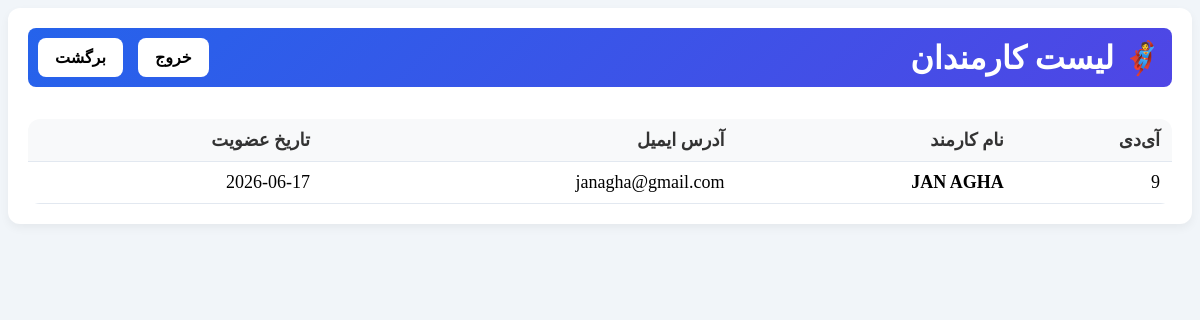
/admin/employe_list.php (signed in), run on the app's committed database.
### tables this page shows
CREATE TABLE `users` (
  `id` int(11) NOT NULL,
  `name` varchar(100) NOT NULL,
  `email` varchar(100) NOT NULL,
  `password` varchar(255) NOT NULL,
  `role` enum('student','admin','teacher','employ') NOT NULL,
  `create_at` date NOT NULL DEFAULT current_timestamp()
);

### admin/employe_list.php (the view, shortened to what this page needs)
<?php
require_once '../db.php';
$list_employe = mysqli_query($conn,"SELECT users.id, users.name ,users.email,users.create_at FROM users WHERE users.role='employ'");
?>
<!DOCTYPE html>
<html lang="fa"  dir="rtl">
<head>
    <link rel="stylesheet" href="lists.css">
</head>
<body>
    <div id="teachers-section" class="section-box">
    <h3> <div class="title">🦸 لیست کارمندان</div>
 <div class="button">
            <a href="../login.php">خروج</a>
            <a href="dashboard.php">برگشت</a>
        </div>
    </h3>
    <table>
        <thead>
            <tr>
                <th>آی‌دی</th>
                <th>نام کارمند</th>
                <th>آدرس ایمیل</th>
                <th>تاریخ عضویت</th>
            </tr>
        </thead>
        <tbody>
            <?php while($row = mysqli_fetch_assoc($list_employe)): ?>
                <tr>
                    <td><?php echo $row['id']; ?></td>
                    <td><strong><?php echo $row['name']; ?></strong></td>
                    <td><?php echo $row['email']; ?></td>
                    <td><?php echo $row['create_at']; ?></td>
                </tr>
            <?php endwhile; ?>
        </tbody>
    </table>
</div>
</body>
</html>

### admin/lists.css (style rules this page uses)
body { background-color: #f1f5f9; }
.section-box { background: #ffffff; padding: 20px; border-radius: 12px; box-shadow: 0 4px 10px rgba(0, 0, 0, 0.05); margin-bottom: 35px; scroll-margin-top: 20px; }
.section-box h3 { background: linear-gradient(135deg, #2563eb, #4f46e5); border-radius: 8px; margin-top: 0; color: white; padding: 10px 10px; padding-bottom: 10px; font-size: 32px; display: flex; justify-content: space-between; align-items: center; }
table { width: 100%; border-collapse: collapse; margin-top: 10px; border-radius: 12px; overflow: hidden; }
th, td { padding: 10px 12px; text-align: right; border-bottom: 1px solid #e2e8f0; font-size: 18px; }
th { background-color: #f8f9fa; color: #333; font-weight: bold; }
.button { display: flex; flex-direction: row; justify-content: space-between; align-items: center; gap: 15px; }
.button a { text-decoration: none; font-size: 16px; color: black; background-color: white; padding: 10px 17px; border-radius: 8px; }

### data on the page
users: id "9", name "JAN AGHA", email "janagha@gmail.com", create_at "2026-06-17"
